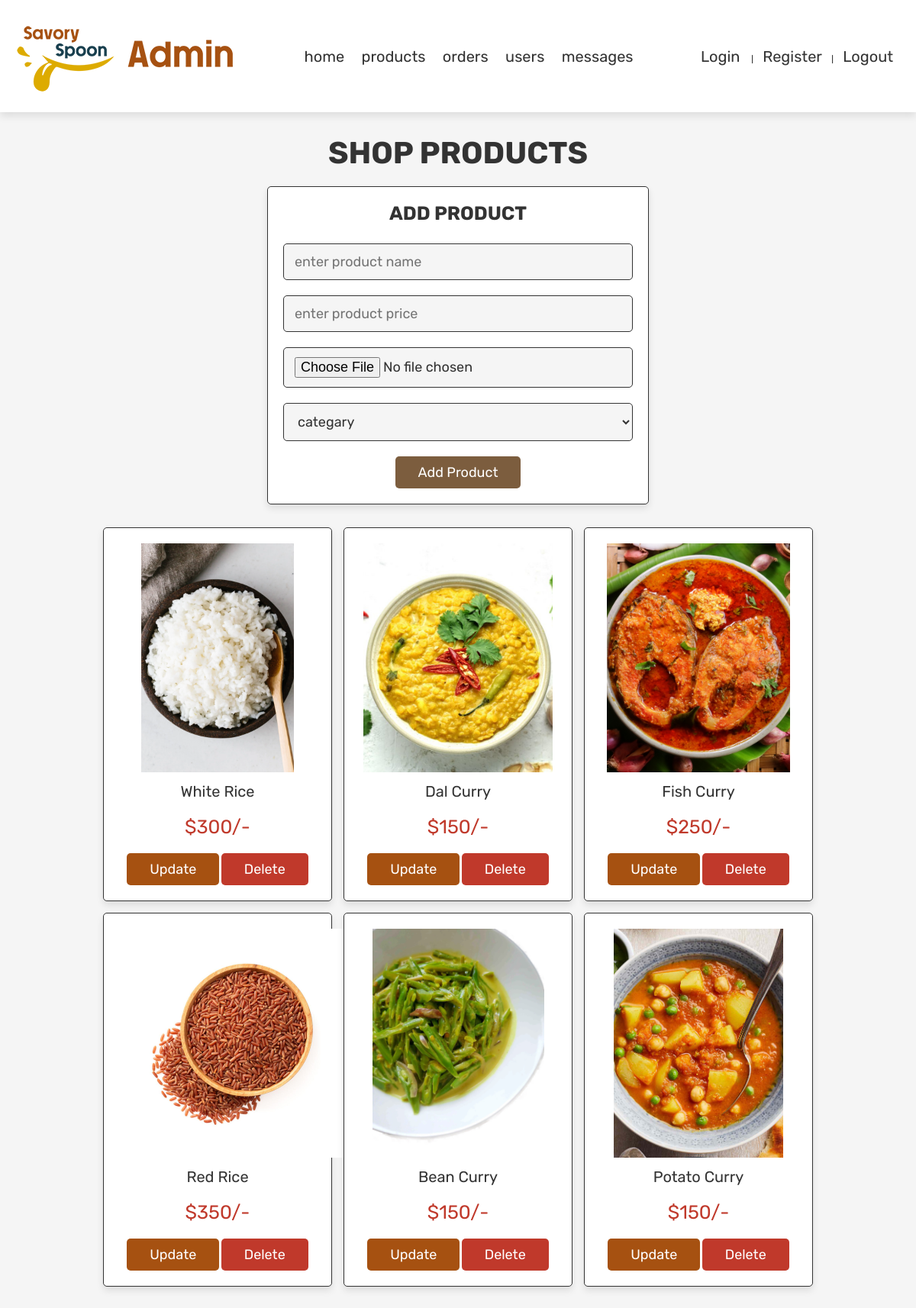
The app's page /admin_products.php (signed in) with its own data.
### tables this page shows
CREATE TABLE `products` (
  `id` int(100) NOT NULL,
  `name` varchar(100) NOT NULL,
  `price` int(100) NOT NULL,
  `image` varchar(100) NOT NULL
);

### admin_products.php (the view, shortened to what this page needs)
<?php
include 'config.php';
?>
<!DOCTYPE html>
<html lang="en">
<head>
   <link rel="stylesheet" href="https://cdnjs.cloudflare.com/ajax/libs/font-awesome/6.0.0/css/all.min.css">
   <link rel="stylesheet" href="css/admin_style.css">
</head>
<body>
<?php include 'admin_header.php'; ?>
<section class="add-products">
   <h1 class="title">shop products</h1>
   <form action="" method="post" enctype="multipart/form-data">
      <h3>add product</h3>
      <input type="text" name="name" class="box" placeholder="enter product name" required>
      <input type="number" min="0" name="price" class="box" placeholder="enter product price" required>
      <input type="file" name="image" accept="image/jpg, image/jpeg, image/png" class="box" required>
      <select name="category" id="" class="box">
         <option selected disabled>categary</option>
      </select>
      <input type="submit" value="add product" name="add_product" class="btn">
   </form>
</section>
<section class="show-products">
   <div class="box-container">
      <?php
         $select_products = mysqli_query($conn, "SELECT * FROM `products`") or die('query failed');
         if(mysqli_num_rows($select_products) > 0){
            while($fetch_products = mysqli_fetch_assoc($select_products)){
      ?>
      <div class="box">
         <img src="uploaded_img/<?php echo $fetch_products['image']; ?>" alt="">
         <div class="name"><?php echo $fetch_products['name']; ?></div>
         <div class="price">$<?php echo $fetch_products['price']; ?>/-</div>
         <a href="admin_products.php?update=<?php echo $fetch_products['id']; ?>" class="option-btn">update</a>
         <a href="admin_products.php?delete=<?php echo $fetch_products['id']; ?>" class="delete-btn" onclick="return confirm('delete this product?');">delete</a>
      </div>
      <?php
         }
      }else{
         echo '<p class="empty">no products added yet!</p>';
      }
      ?>
   </div>
</section>
</body>
</html>

### admin_header.php (shortened to what this page needs)
<header class="header">
<div class="header-2">
   <div class="flex">
   <img src="images/admin-logo.png" alt="LOGO">
      <nav class="navbar">
         <a href="admin_page.php">home</a>
         <a href="admin_products.php">products</a>
         <a href="admin_orders.php">orders</a>
         <a href="admin_users.php">users</a>
         <a href="admin_contacts.php">messages</a>
      </nav>
      <div class="navbar">
      <div class="icons">
               <a href="login.php">Login </a>  |  <a href="register.php"> Register</a> |   <a href="logout.php">Logout</a>
            </div>
      </div>
   </div>
</div>
</header>

### css/admin_style.css (style rules this page uses)
:root { --purple:#7C5D3E; --red:#c0392b; --brown:#A65111; --black:#333; --white:#fff; --light-color:#666; --light-white:#ccc; --light-bg:#f5f5f5; --border:.1rem solid var(--black); --box-shadow:0 .5rem 1rem rgba(0,0,0,.1); }
* { font-family: 'Rubik', sans-serif; margin:0; padding:0; box-sizing: border-box; outline: none; border:none; text-decoration: none; transition:all .2s linear; }
html { font-size: 62.5%; overflow-x: hidden; }
body { background-color: var(--light-bg); }
section { padding:3rem 2rem; }
.title { text-align: center; margin-bottom: 2rem; text-transform: uppercase; color:var(--black); font-size: 4rem; }
.btn, .option-btn, .delete-btn, .white-btn { display: inline-block; margin-top: 1rem; padding:1rem 3rem; cursor: pointer; color:var(--white); font-size: 1.8rem; border-radius: .5rem; text-transform: capitalize; }
.white-btn, .btn { background-color: var(--purple); }
.option-btn { background-color: var(--brown); }
.delete-btn { background-color: var(--red); }
.header { position: sticky; top:0; left:0; right:0; z-index: 1000; background-color: var(--white); box-shadow: var(--box-shadow); }
.header .flex { display: flex; align-items: center; padding:2rem; justify-content: space-between; position: relative; max-width: 1200px; margin:0 auto; }
.header .flex .navbar a { margin:0 1rem; font-size: 2rem; color:var(--black); }
.add-products form { background-color: var(--white); border-radius: .5rem; padding:2rem; text-align: center; box-shadow: var(--box-shadow); border:var(--border); max-width: 50rem; margin:0 auto; }
.add-products form h3 { font-size: 2.5rem; text-transform: uppercase; color:var(--black); margin-bottom: 1.5rem; }
.add-products form .box { width: 100%; background-color: var(--light-bg); border-radius: .5rem; margin:1rem 0; padding:1.2rem 1.4rem; color:var(--black); font-size: 1.8rem; border:var(--border); }
.show-products .box-container { display: grid; grid-template-columns: repeat(auto-fit, 30rem); justify-content: center; gap:1.5rem; max-width: 1200px; margin:0 auto; align-items: flex-start; }
.show-products { padding-top: 0; }
.show-products .box-container .box { text-align: center; padding:2rem; border-radius: .5rem; border:var(--border); box-shadow: var(--box-shadow); background-color: var(--white); }
.show-products .box-container .box img { height: 30rem; }
.show-products .box-container .box .name { padding:1rem 0; font-size: 2rem; color:var(--black); }
.show-products .box-container .box .price { padding:1rem 0; font-size: 2.5rem; color:var(--red); }

### records on screen
products: image (picture), name "White Rice", price "300"
products: image (picture), name "Dal Curry", price "150"
products: image (picture), name "Fish Curry", price "250"
products: image (picture), name "Red Rice", price "350"
products: image (picture), name "Bean Curry", price "150"
products: image (picture), name "Potato Curry", price "150"
